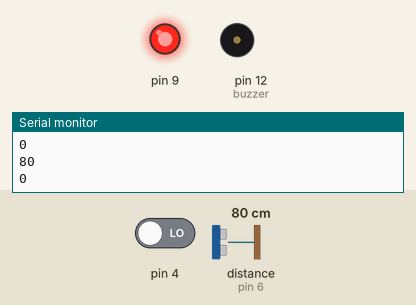
A sketch run on a simulated Arduino Uno, built with avr-gcc and run on an emulated ATmega328P. Parts: output pins drawn as LEDs (lit = HIGH), buzzer (waves = sounding, pin HIGH), the last lines printed to the serial monitor. Wiring (from diagram.json): ultrasonic range finder: trigger pin 7; echo pin 6. The inputs (shaded band) are chosen by the test bench; at power-on: pin 4 LOW, distance to the obstacle (sensor on pin 6) 80 cm. The echo pulse lasts 58.3 µs per cm; pins used as bus, display or sensor lines are not drawn.

Above: at 1.4 s.
1.5 s: pin 4 driven HIGH
At 3.0 s:
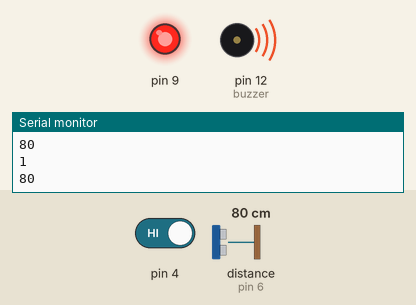
3.9 s: distance to the obstacle (sensor on pin 6) set to 98 cm
6.0 s: distance to the obstacle (sensor on pin 6) set to 103 cm
At 7.8 s:
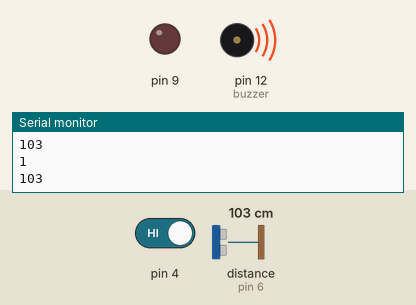
8.1 s: distance to the obstacle (sensor on pin 6) set to 2 cm
At 10.2 s:
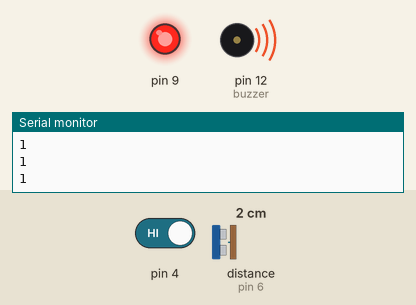
10.5 s: distance to the obstacle (sensor on pin 6) set to 120 cm
At 12.6 s:
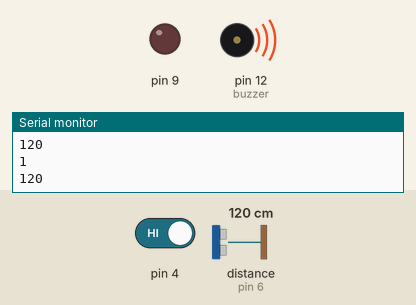
Timing chart, 0 to 13.9 s (numbered marks = the images above; inputs shaded):
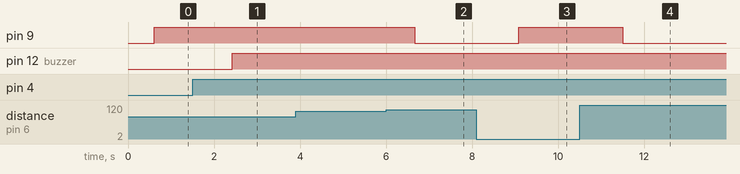

The sketch:

sketch.ino
```cpp
int ultrasonics = 0;

int pirsensor = 0;

long readUltrasonicDistance(int triggerPin, int echoPin)
{
  pinMode(triggerPin, OUTPUT);
  digitalWrite(triggerPin, LOW);
  delayMicroseconds(2);
  digitalWrite(triggerPin, HIGH);
  delayMicroseconds(10);
  digitalWrite(triggerPin, LOW);
  pinMode(echoPin, INPUT);
  return pulseIn(echoPin, HIGH);
}

void setup()
{
  pinMode(4, INPUT);
  Serial.begin(9600);
  pinMode(12, OUTPUT);
  pinMode(9, OUTPUT);
}

void loop()
{
  pirsensor = digitalRead(4);
  ultrasonics = 0.01723 * readUltrasonicDistance(7, 6);
  Serial.println(pirsensor);
  delay(300);
  Serial.println(ultrasonics);
  delay(300);
  if (pirsensor == 1) {
    digitalWrite(12, HIGH);
  } else {
    digitalWrite(12, LOW);
  }
  if (ultrasonics <= 100) {
    digitalWrite(9, HIGH);
  } else {
    digitalWrite(9, LOW);
  }

  ultrasonics;
}
```

Measured:
- the behaviour switches between 100 and 101 cm on distance to the obstacle (sensor on pin 6) (found by bisection; images 1 and 2)
- after the input at 1.5 s, pin 12 (buzzer): LOW → HIGH after 0.92 s
- after the input at 6.0 s, pin 9: HIGH → LOW after 0.66 s
- after the input at 8.1 s, pin 9: LOW → HIGH after 0.99 s
- after the input at 10.5 s, pin 9: HIGH → LOW after 1.0 s
